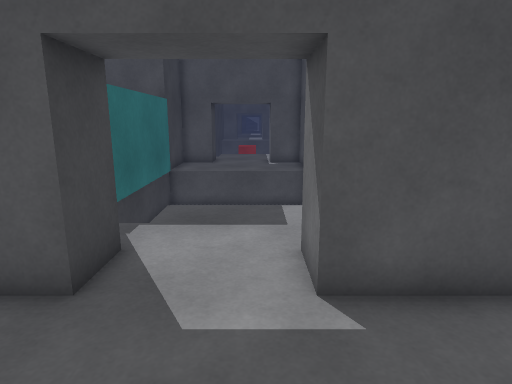
View 1 (above)

14 first-person views from a walk through a Unity game level. The camera is 1.4 m above the floor, tilts 12° down and sees 75° across. Doors are open. The floor is counted in squares, 0.5 m on a side. Each view is taken from the middle of a square. On the plan, view 1 faces up. The plan holds only what a view shows up to about 20 squares ahead; the rest is blank. The place goes on beyond the plan. The player character is not drawn. Surface patterns are stand-ins for the level's own textures.

View 2
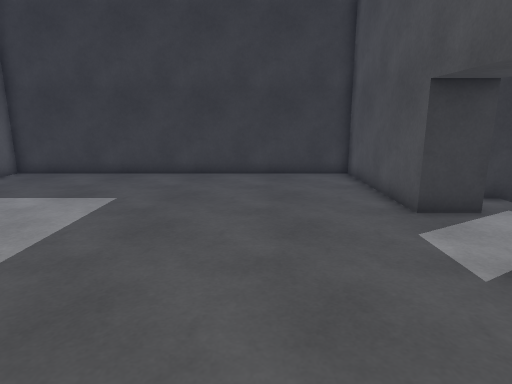

View 3
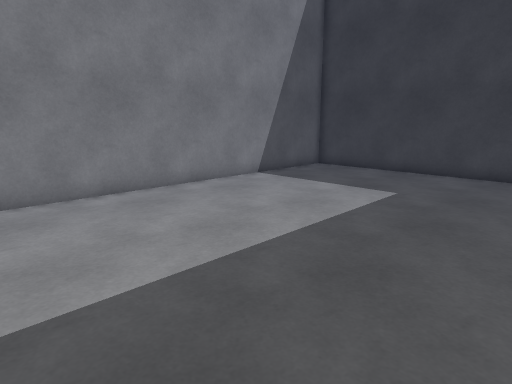

View 4
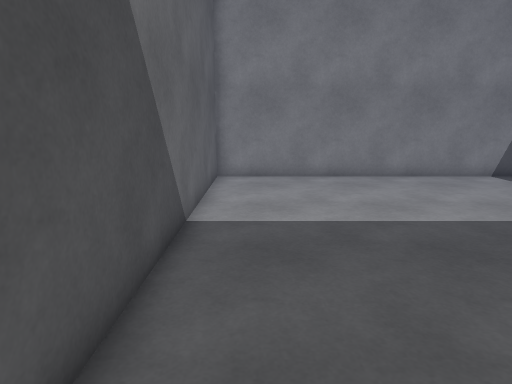

View 5
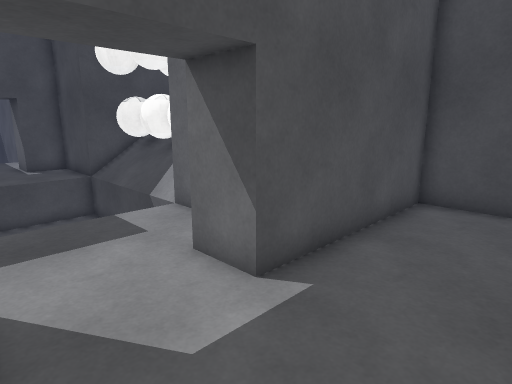

View 6
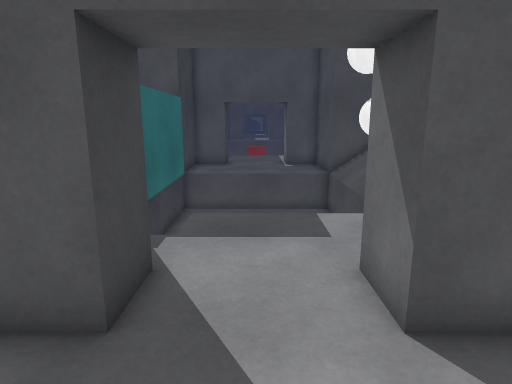

View 7
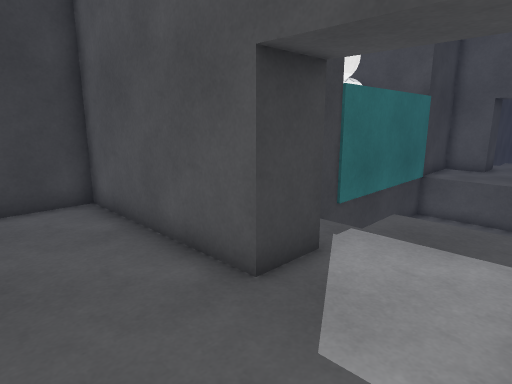

View 8
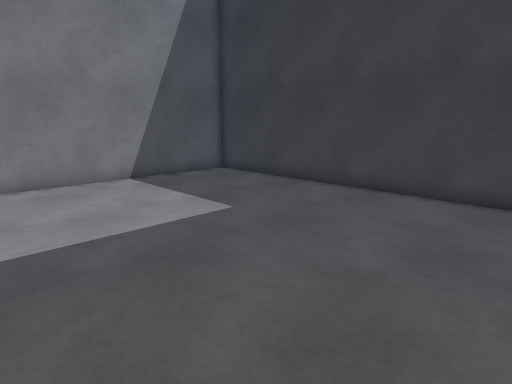

View 9
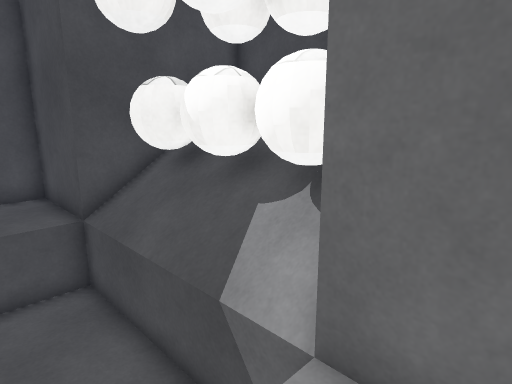

View 10
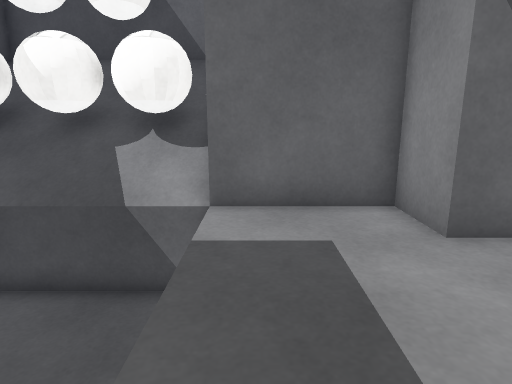

View 11
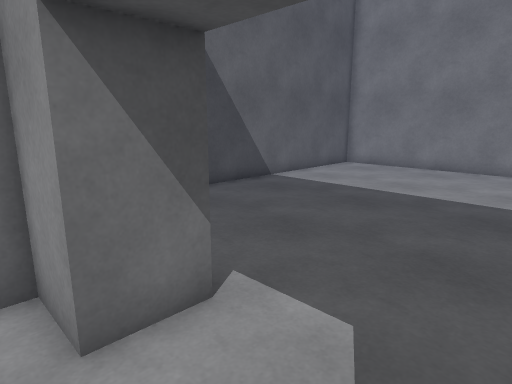

View 12
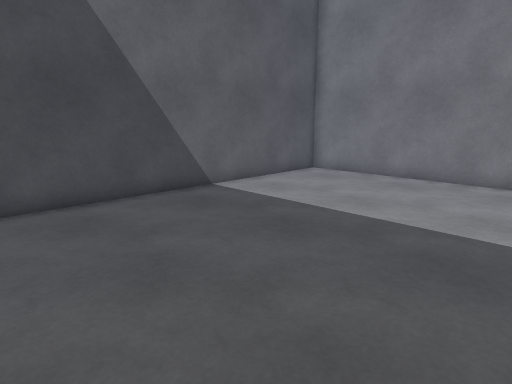

View 13
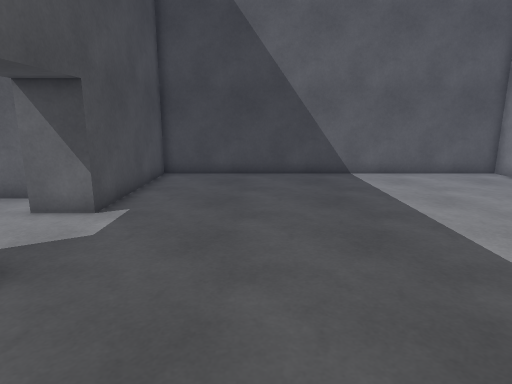

View 14
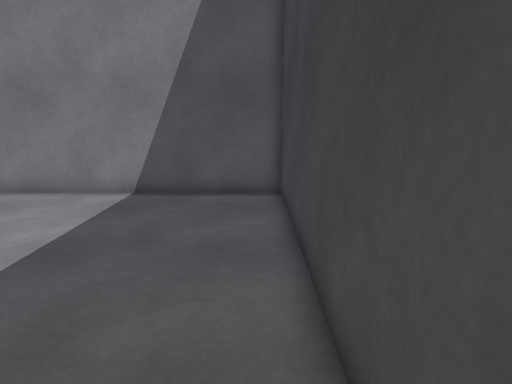

### Floor plan
Key: @ floor where view 1 was taken; # wall or solid block; . main floor; - floor 1 m lower than the main floor; / step, stairs or slope; D open door; ^ raised ledge.
Columns run from 11 left of view 1 to 9 right of it. Each row starts with its distance up from view 1.
 21       ^^^^^^^^^
 20       ^^^^^^^^^
 19       #^^^^^^^D^#
 18       #-------D^#
 17       #    ---D^#
 16       #    ---D^#
 15       #     --D^#
 14       #    ---D^#
 13       #    ---D^#
 12       #    ---D^#
 11       #  -----D^#
 10       #//.....#
  9       #.......#
  8       #.......#
  7         #DDD###
  6         DDDDD
  5 #########DDD#########
  4 #...................#
  3 #...................#
  2 #...................#
  1 #...................#
  0 #..........@........#
 -1 #...................#
 -2 #...................#
 -3 #...................#
 -4 #...................#
 -5 #...................#
 -6 #...................#
 -7 #...................#
 -8 #...................#
 -9 #...................#
-10 #...................#
-11 #...................#
-12 #...................#
-13 #####################

Positions as (right, up) in squares from view 1, and headings:
1: (0, 0), facing up
2: (7, 0), facing left
3: (8, 0), facing down-left
4: (7, 4), facing down
5: (-3, 1), facing up-right
6: (-1, 1), facing up
7: (1, 1), facing up-left
8: (2, 3), facing down-left
9: (0, 9), facing up-right
10: (-4, 10), facing right
11: (-3, 8), facing down-right
12: (-3, 4), facing down-right
13: (-9, 0), facing right
14: (-10, 0), facing down
